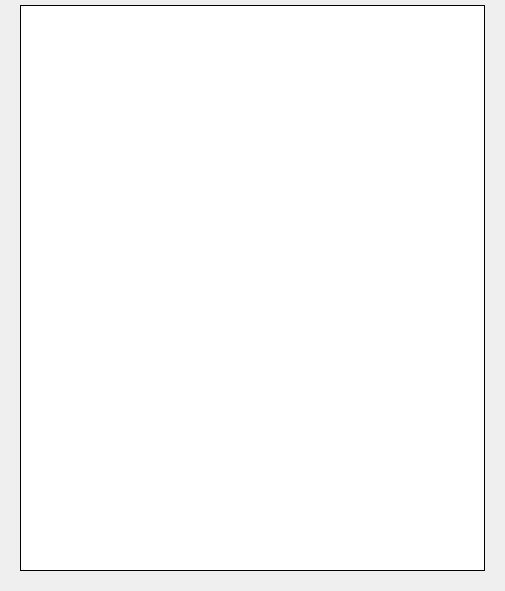
<?xml version="1.0" encoding="UTF-8"?>
<ui version="4.0">
 <class>Messages</class>
 <widget class="QWidget" name="Messages">
  <property name="geometry">
   <rect>
    <x>0</x>
    <y>0</y>
    <width>505</width>
    <height>591</height>
   </rect>
  </property>
  <property name="windowTitle">
   <string>Messages</string>
  </property>
  <layout class="QVBoxLayout" name="verticalLayout_23">
   <property name="leftMargin">
    <number>0</number>
   </property>
   <property name="topMargin">
    <number>0</number>
   </property>
   <property name="rightMargin">
    <number>0</number>
   </property>
   <property name="bottomMargin">
    <number>0</number>
   </property>
   <item>
    <widget class="QStackedWidget" name="stackBase">
     <property name="currentIndex">
      <number>0</number>
     </property>
     <widget class="QWidget" name="pageChatting">
      <layout class="QVBoxLayout" name="verticalLayout_17" stretch="0,0">
       <property name="leftMargin">
        <number>20</number>
       </property>
       <property name="topMargin">
        <number>5</number>
       </property>
       <property name="rightMargin">
        <number>20</number>
       </property>
       <property name="bottomMargin">
        <number>20</number>
       </property>
       <item>
        <layout class="QHBoxLayout" name="hLayoutChatTools"/>
       </item>
       <item>
        <widget class="QStackedWidget" name="stackChat">
         <widget class="QWidget" name="pageChatTopics">
          <layout class="QVBoxLayout" name="verticalLayout_19">
           <property name="leftMargin">
            <number>0</number>
           </property>
           <property name="topMargin">
            <number>0</number>
           </property>
           <property name="rightMargin">
            <number>0</number>
           </property>
           <property name="bottomMargin">
            <number>0</number>
           </property>
           <item>
            <widget class="QTreeWidget" name="treeChatMessages">
             <property name="focusPolicy">
              <enum>Qt::NoFocus</enum>
             </property>
             <property name="frameShape">
              <enum>QFrame::Box</enum>
             </property>
             <property name="frameShadow">
              <enum>QFrame::Plain</enum>
             </property>
             <property name="verticalScrollBarPolicy">
              <enum>Qt::ScrollBarAlwaysOff</enum>
             </property>
             <property name="horizontalScrollBarPolicy">
              <enum>Qt::ScrollBarAlwaysOff</enum>
             </property>
             <property name="verticalScrollMode">
              <enum>QAbstractItemView::ScrollPerPixel</enum>
             </property>
             <property name="horizontalScrollMode">
              <enum>QAbstractItemView::ScrollPerPixel</enum>
             </property>
             <property name="indentation">
              <number>10</number>
             </property>
             <property name="rootIsDecorated">
              <bool>false</bool>
             </property>
             <attribute name="headerVisible">
              <bool>false</bool>
             </attribute>
             <column>
              <property name="text">
               <string notr="true">1</string>
              </property>
             </column>
            </widget>
           </item>
          </layout>
         </widget>
         <widget class="QWidget" name="pageChatAll">
          <layout class="QVBoxLayout" name="verticalLayout_20">
           <property name="leftMargin">
            <number>0</number>
           </property>
           <property name="topMargin">
            <number>0</number>
           </property>
           <property name="rightMargin">
            <number>0</number>
           </property>
           <property name="bottomMargin">
            <number>0</number>
           </property>
           <item>
            <widget class="QTreeWidget" name="treeMessagesChrono">
             <property name="focusPolicy">
              <enum>Qt::NoFocus</enum>
             </property>
             <property name="frameShape">
              <enum>QFrame::Box</enum>
             </property>
             <property name="frameShadow">
              <enum>QFrame::Plain</enum>
             </property>
             <property name="verticalScrollBarPolicy">
              <enum>Qt::ScrollBarAlwaysOff</enum>
             </property>
             <property name="horizontalScrollBarPolicy">
              <enum>Qt::ScrollBarAlwaysOff</enum>
             </property>
             <property name="editTriggers">
              <set>QAbstractItemView::NoEditTriggers</set>
             </property>
             <property name="selectionMode">
              <enum>QAbstractItemView::NoSelection</enum>
             </property>
             <property name="selectionBehavior">
              <enum>QAbstractItemView::SelectItems</enum>
             </property>
             <property name="verticalScrollMode">
              <enum>QAbstractItemView::ScrollPerPixel</enum>
             </property>
             <property name="rootIsDecorated">
              <bool>false</bool>
             </property>
             <property name="wordWrap">
              <bool>true</bool>
             </property>
             <attribute name="headerVisible">
              <bool>false</bool>
             </attribute>
             <column>
              <property name="text">
               <string notr="true">1</string>
              </property>
             </column>
            </widget>
           </item>
           <item>
            <widget class="QPushButton" name="btnChatMore">
             <property name="focusPolicy">
              <enum>Qt::NoFocus</enum>
             </property>
             <property name="text">
              <string>More...</string>
             </property>
            </widget>
           </item>
          </layout>
         </widget>
        </widget>
       </item>
      </layout>
     </widget>
     <widget class="QWidget" name="pageTopicParams">
      <layout class="QVBoxLayout" name="verticalLayout_18" stretch="0,0,0,0,0,1,0">
       <property name="leftMargin">
        <number>20</number>
       </property>
       <property name="topMargin">
        <number>5</number>
       </property>
       <property name="rightMargin">
        <number>20</number>
       </property>
       <property name="bottomMargin">
        <number>20</number>
       </property>
       <item>
        <widget class="QLabel" name="labelTopicText">
         <property name="text">
          <string>Topic</string>
         </property>
         <property name="alignment">
          <set>Qt::AlignCenter</set>
         </property>
         <property name="margin">
          <number>2</number>
         </property>
        </widget>
       </item>
       <item>
        <layout class="QHBoxLayout" name="horizontalLayout_10">
         <property name="topMargin">
          <number>0</number>
         </property>
         <property name="rightMargin">
          <number>0</number>
         </property>
         <item>
          <widget class="QLineEdit" name="editTopicText">
           <property name="inputMethodHints">
            <set>Qt::ImhNoAutoUppercase|Qt::ImhNoPredictiveText</set>
           </property>
           <property name="maxLength">
            <number>69</number>
           </property>
          </widget>
         </item>
        </layout>
       </item>
       <item>
        <widget class="QLabel" name="labelTopicGroup">
         <property name="text">
          <string>Visible To [ Public: Mark None  Private: Mark You ]</string>
         </property>
         <property name="alignment">
          <set>Qt::AlignCenter</set>
         </property>
         <property name="margin">
          <number>2</number>
         </property>
        </widget>
       </item>
       <item>
        <widget class="QTreeWidget" name="treeTopicGroup">
         <property name="focusPolicy">
          <enum>Qt::NoFocus</enum>
         </property>
         <property name="frameShape">
          <enum>QFrame::Box</enum>
         </property>
         <property name="frameShadow">
          <enum>QFrame::Plain</enum>
         </property>
         <property name="lineWidth">
          <number>1</number>
         </property>
         <property name="verticalScrollBarPolicy">
          <enum>Qt::ScrollBarAlwaysOff</enum>
         </property>
         <property name="horizontalScrollBarPolicy">
          <enum>Qt::ScrollBarAlwaysOff</enum>
         </property>
         <property name="editTriggers">
          <set>QAbstractItemView::NoEditTriggers</set>
         </property>
         <property name="verticalScrollMode">
          <enum>QAbstractItemView::ScrollPerPixel</enum>
         </property>
         <property name="indentation">
          <number>10</number>
         </property>
         <property name="rootIsDecorated">
          <bool>false</bool>
         </property>
         <attribute name="headerVisible">
          <bool>false</bool>
         </attribute>
         <column>
          <property name="text">
           <string notr="true">1</string>
          </property>
         </column>
        </widget>
       </item>
       <item>
        <widget class="QLabel" name="labelTopicBody">
         <property name="text">
          <string>Body</string>
         </property>
         <property name="alignment">
          <set>Qt::AlignCenter</set>
         </property>
         <property name="margin">
          <number>2</number>
         </property>
        </widget>
       </item>
       <item>
        <widget class="QPlainTextEdit" name="plainReplyBody">
         <property name="inputMethodHints">
          <set>Qt::ImhMultiLine|Qt::ImhNoPredictiveText</set>
         </property>
         <property name="frameShape">
          <enum>QFrame::Box</enum>
         </property>
         <property name="frameShadow">
          <enum>QFrame::Plain</enum>
         </property>
         <property name="verticalScrollBarPolicy">
          <enum>Qt::ScrollBarAlwaysOff</enum>
         </property>
         <property name="horizontalScrollBarPolicy">
          <enum>Qt::ScrollBarAlwaysOff</enum>
         </property>
        </widget>
       </item>
       <item>
        <layout class="QHBoxLayout" name="horizontalLayout_12">
         <property name="topMargin">
          <number>0</number>
         </property>
         <item>
          <widget class="QPushButton" name="btnTopicOk">
           <property name="focusPolicy">
            <enum>Qt::NoFocus</enum>
           </property>
           <property name="text">
            <string>OK</string>
           </property>
          </widget>
         </item>
         <item>
          <widget class="QPushButton" name="btnTopicCancel">
           <property name="focusPolicy">
            <enum>Qt::NoFocus</enum>
           </property>
           <property name="text">
            <string>Cancel</string>
           </property>
          </widget>
         </item>
        </layout>
       </item>
      </layout>
     </widget>
     <widget class="QWidget" name="pageReply">
      <layout class="QVBoxLayout" name="verticalLayout_21" stretch="0,0,0,1,0">
       <property name="leftMargin">
        <number>20</number>
       </property>
       <property name="topMargin">
        <number>5</number>
       </property>
       <property name="rightMargin">
        <number>20</number>
       </property>
       <property name="bottomMargin">
        <number>20</number>
       </property>
       <item>
        <widget class="QLabel" name="labelReplyTopic">
         <property name="text">
          <string>Topic:</string>
         </property>
         <property name="alignment">
          <set>Qt::AlignCenter</set>
         </property>
         <property name="margin">
          <number>2</number>
         </property>
        </widget>
       </item>
       <item>
        <widget class="QPlainTextEdit" name="plainMessageToreply">
         <property name="focusPolicy">
          <enum>Qt::NoFocus</enum>
         </property>
         <property name="frameShape">
          <enum>QFrame::Box</enum>
         </property>
         <property name="frameShadow">
          <enum>QFrame::Plain</enum>
         </property>
         <property name="verticalScrollBarPolicy">
          <enum>Qt::ScrollBarAlwaysOff</enum>
         </property>
         <property name="horizontalScrollBarPolicy">
          <enum>Qt::ScrollBarAlwaysOff</enum>
         </property>
         <property name="readOnly">
          <bool>true</bool>
         </property>
        </widget>
       </item>
       <item>
        <widget class="QLabel" name="labelReplyOnly">
         <property name="text">
          <string>Reply</string>
         </property>
         <property name="alignment">
          <set>Qt::AlignCenter</set>
         </property>
         <property name="margin">
          <number>2</number>
         </property>
        </widget>
       </item>
       <item>
        <widget class="QPlainTextEdit" name="plainReplyText">
         <property name="inputMethodHints">
          <set>Qt::ImhMultiLine|Qt::ImhNoPredictiveText</set>
         </property>
         <property name="frameShape">
          <enum>QFrame::Box</enum>
         </property>
         <property name="frameShadow">
          <enum>QFrame::Plain</enum>
         </property>
         <property name="verticalScrollBarPolicy">
          <enum>Qt::ScrollBarAlwaysOff</enum>
         </property>
         <property name="horizontalScrollBarPolicy">
          <enum>Qt::ScrollBarAlwaysOff</enum>
         </property>
        </widget>
       </item>
       <item>
        <layout class="QHBoxLayout" name="horizontalLayout_11">
         <item>
          <widget class="QPushButton" name="btnReplyOk">
           <property name="focusPolicy">
            <enum>Qt::NoFocus</enum>
           </property>
           <property name="text">
            <string>Reply</string>
           </property>
          </widget>
         </item>
         <item>
          <widget class="QPushButton" name="btnReplyCancel">
           <property name="focusPolicy">
            <enum>Qt::NoFocus</enum>
           </property>
           <property name="text">
            <string>Cancel</string>
           </property>
          </widget>
         </item>
        </layout>
       </item>
      </layout>
     </widget>
    </widget>
   </item>
  </layout>
 </widget>
 <resources>
  <include location="hbqtwidgets.qrc"/>
 </resources>
 <connections/>
</ui>
